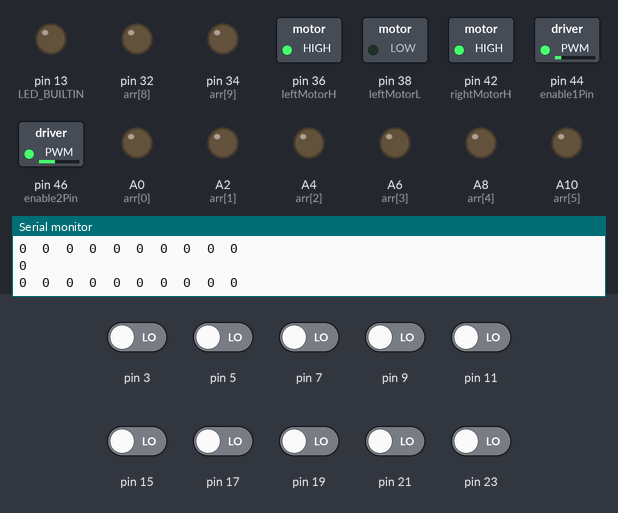
A sketch run on a simulated Arduino Mega 2560, built with avr-gcc and run on an emulated ATmega2560. Shown: switched loads named in the sketch (green lamp = pin HIGH), output pins drawn as LEDs (lit = HIGH), the last lines printed to the serial monitor. Inputs (shaded band) come from the test bench; at power-on: pin 3, pin 5, pin 7, pin 9, pin 11, pin 15, pin 17, pin 19, pin 21, pin 23 LOW.

Above: at 17.1 s.
17.2 s: pin 3 driven HIGH
At 17.6 s:
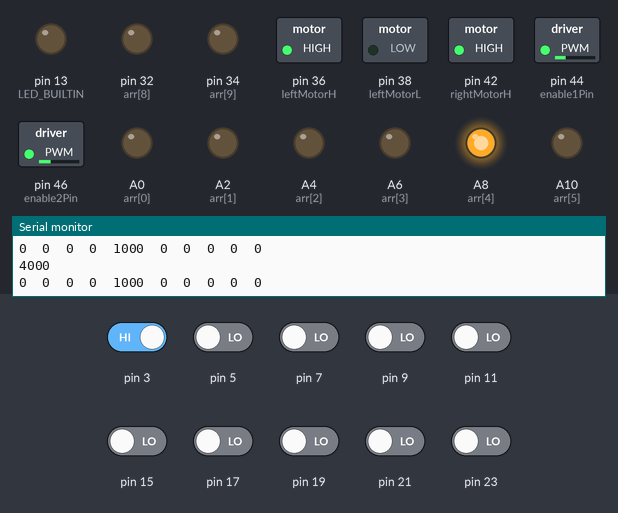
18.7 s: pin 5 driven HIGH
At 19.5 s:
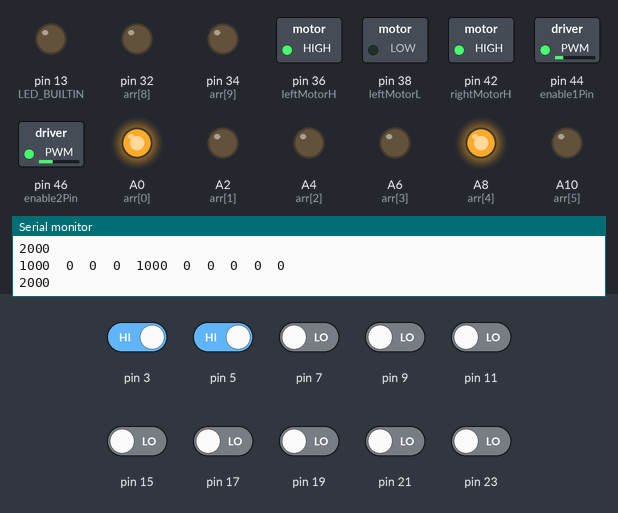
20.2 s: pin 7 driven HIGH
At 20.6 s:
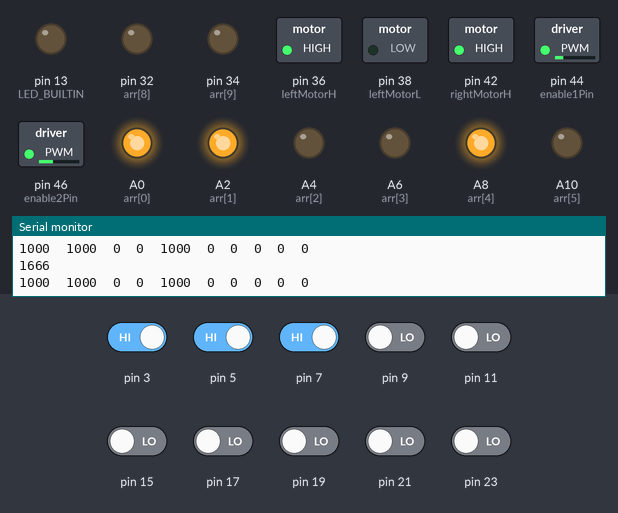
21.7 s: pin 9 driven HIGH
At 22.9 s:
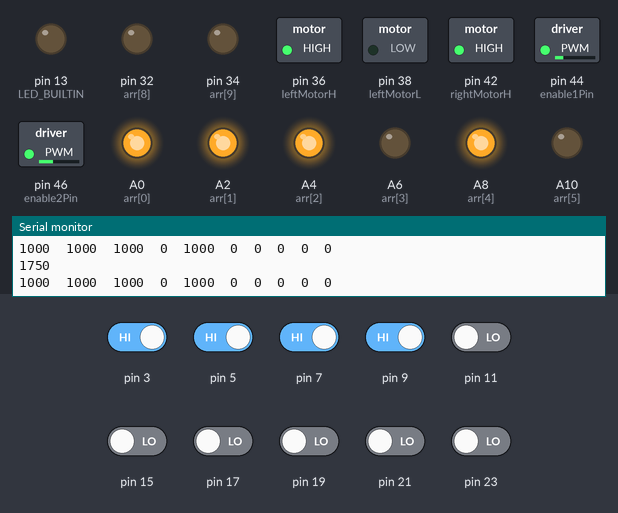
23.2 s: pin 11 driven HIGH
At 23.7 s:
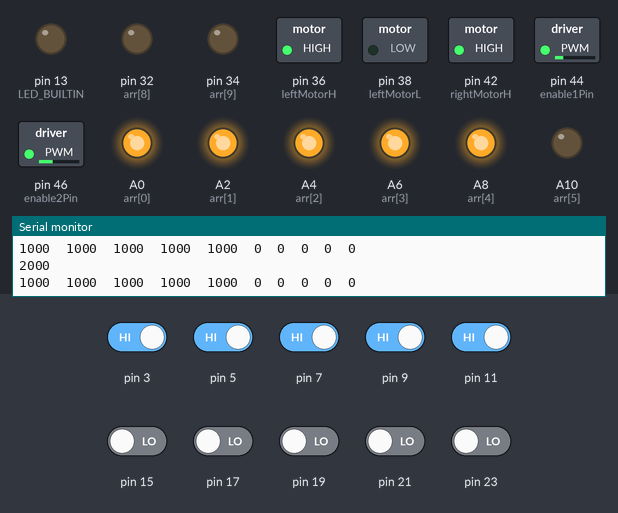
24.7 s: pin 15 driven HIGH
At 25.6 s:
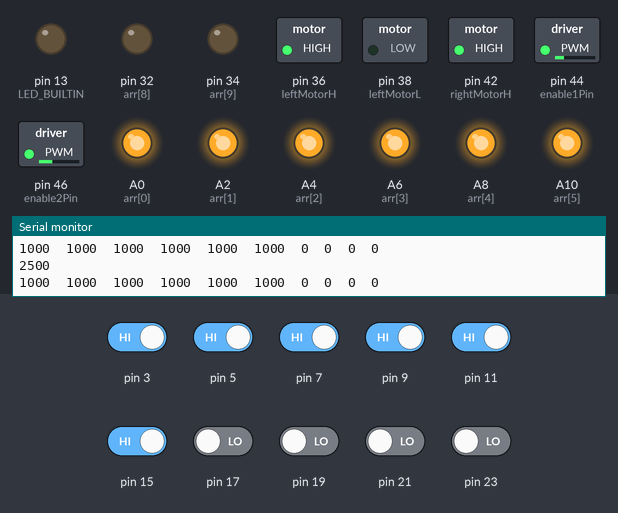
Timing chart, 0 to 27.2 s (numbered marks = the images above; inputs shaded):
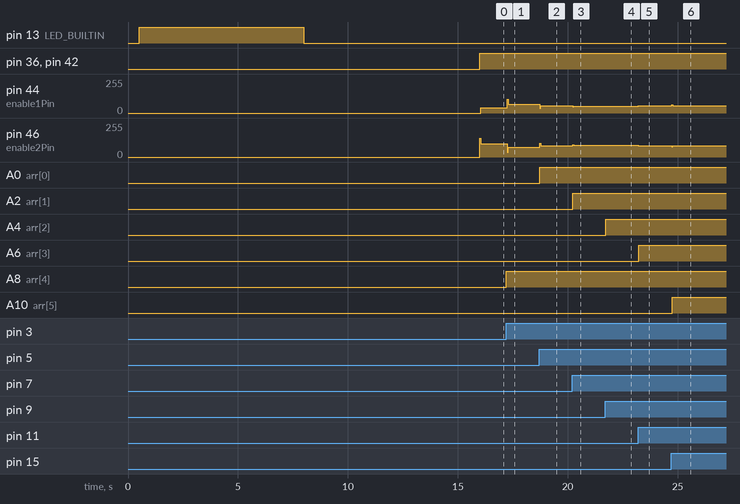

Measured:
- after the input at 17.2 s, pin 44 (enable1Pin): 39/255 → 66/255 at once; pin 46 (enable2Pin): 100/255 → 73/255 at once; A8 (arr[4]): LOW → HIGH at once
- after the input at 18.7 s, pin 44 (enable1Pin): 66/255 → 53/255 at once; pin 46 (enable2Pin): 73/255 → 86/255 at once; A0 (arr[0]): LOW → HIGH at once
- after the input at 20.2 s, pin 44 (enable1Pin): 53/255 → 51/255 at once; pin 46 (enable2Pin): 86/255 → 88/255 at once; A2 (arr[1]): LOW → HIGH at once
- after the input at 21.7 s, pin 44 (enable1Pin): 51/255 → 52/255 at once, → 51/255 0.05 s later; pin 46 (enable2Pin): 88/255 → 87/255 at once, → 88/255 0.05 s later; A4 (arr[2]): LOW → HIGH at once
- after the input at 23.2 s, pin 44 (enable1Pin): 51/255 → 53/255 at once; pin 46 (enable2Pin): 88/255 → 86/255 at once; A6 (arr[3]): LOW → HIGH at once
- after the input at 24.7 s, pin 44 (enable1Pin): 53/255 → 56/255 at once; pin 46 (enable2Pin): 86/255 → 83/255 at once; A10 (arr[5]): LOW → HIGH after 0.06 s

The sketch:

updated.ino
```cpp
#include <QTRSensors.h>
#define kp 0.0067  // find the best value speed controll
#define ki 0
#define kd 0.009

int in1 = 30, in2 = 28, in3 = 26, in4 = 24, pwm1 = 46, pwm2 = 44;
int leftMotorH =36;  //pin2
int leftMotorL =38;  //pin1
int enable1Pin =44;
int rightMotorH =42; //pin3
int rightMotorL = 40; // pin4
int enable2Pin = 46;
float thres=500;

String path;
int threshold_value[12];
int min_value[12];
int max_value[12];

int arr[] = {A0,A2,A4,A6,A8,A10,A12,A14,32,34};

QTRSensors qtr;

const uint8_t SensorCount = 10;
uint16_t sensorValues[SensorCount];

void setup()
{
  Serial.begin(9600);
  for(int i=0;i<10;i++){
    pinMode(arr[i],OUTPUT);
  }
  Calibration();
  motor_setup();


}
int i=0; //char s[100];
String s ;
void loop()
{qtr.readCalibrated(sensorValues);

//Run(1,70,1);
  //Run(2,70,1);
  Read_Values();
  if(sensorValues[9] > threshold_value[9] && sensorValues[7] > threshold_value[7] && sensorValues[5] > threshold_value[5]){
    wait();
    right_90();
  }/*
  if(s[0] == '1' && s[2] == '1' &&s[4]== '1'){
    wait();
    left_90();
  }
  else*/
  pid();
}

void wait(){
  Run(1,50,1);
  Run(2,50,1);delay(200);
  Run(1,50,0);
  Run(2,50,0);delay(100);
  Run(1,0,0);
  Run(2,0,0);delay(1500);
}


void motor_setup(){
  pinMode(leftMotorH, OUTPUT);
  pinMode(leftMotorL, OUTPUT);
  pinMode(enable1Pin, OUTPUT);
  pinMode(rightMotorH, OUTPUT);
  pinMode(rightMotorL, OUTPUT);
  pinMode(enable2Pin, OUTPUT);

}
```

IR.ino
```cpp
//Funtion
void Calibration(){
    qtr.setTypeRC();
  qtr.setSensorPins((const uint8_t[]){5, 7, 9, 11,3, 15, 17, 19,21,23}, SensorCount);

  delay(500);
  pinMode(LED_BUILTIN, OUTPUT);
  digitalWrite(LED_BUILTIN, HIGH);

  for (uint16_t i = 1; i <= 300; i++)
  {
    qtr.calibrate();
  }
  digitalWrite(LED_BUILTIN, LOW);

  calibrate();
}

//Funtion

int Read_Values(){
  String str;qtr.readCalibrated(sensorValues);
  uint16_t Position = qtr.readLineBlack(sensorValues);
  Serial.print(Position);Serial.println('\t');
  for (int i = 0; i < SensorCount; i++)
  {
    if (sensorValues[i] > threshold_value[i]){
       str += '1';
       digitalWrite(arr[i],1);
    }
    else {
      digitalWrite(arr[i],0);
      str += '0';
    }
    Serial.print(sensorValues[i]);Serial.print("  ");
  }s = str;
  //Serial.print(str);
  Serial.println("");

}
```

PID.ino
```cpp
 float motor_speed,speed=70,left_motor_speed,right_motor_speed,MaxSpeed=150;
  //float kp = speed / 4500;
  int error,last_error=0;
void pid(){

  uint16_t position_black = qtr.readLineBlack(sensorValues);
  error=position_black-4500;
  float P=error;
  float I=I+error;
  float D=error-last_error;
  last_error=error;
  motor_speed = kp * P + ki * I + kd * D;
  left_motor_speed=speed+motor_speed;
  right_motor_speed=speed-motor_speed;
  if (right_motor_speed > MaxSpeed) right_motor_speed = MaxSpeed;  // prevent the motor from going beyond max speed
  if (left_motor_speed > MaxSpeed) left_motor_speed = MaxSpeed;    // prevent the motor from going beyond max speed
  if (right_motor_speed < 0) right_motor_speed = 0;
  if (left_motor_speed < 0) left_motor_speed = 0;
//  Serial.print("    ");
  //Serial.print(left_motor_speed);
  //Serial.print("    ");
  //Serial.println(right_motor_speed);
  Run(1,left_motor_speed,1);
  Run(2,right_motor_speed,1);

}
```

RUN.ino
```cpp
bool pin1,pin2;

void Run(int motor,float speed,int direction){
  if(direction==1){
    pin1=HIGH;
    pin2=LOW;
  }
  if(direction==0){
    pin1=LOW;
    pin2=HIGH;
  }
  if(motor==1){
    digitalWrite(leftMotorH, pin1);
    digitalWrite(leftMotorL, pin2);
    //ledcWrite(pwmChannel, speed);
    analogWrite( enable1Pin,speed);
  }
  if(motor==2){
    digitalWrite(rightMotorH,pin1);
    digitalWrite(rightMotorL,pin2);
    //ledcWrite(pwmChannel2,speed);
    analogWrite(enable2Pin,speed);
  }
}


void left_90() {
  int i;//wait();delay(500);
for (i = 1; i < 500; i++) {
    Run(1, 70, 0);  //left
    Run(2, 70, 1); //delay(20);
    //delay(100); //right
    uint16_t Position = qtr.readLineBlack(sensorValues);
    if (s[4] == '1' && s[5] == '1'){
      Run(1, 70, 1);  //left
      Run(2, 70, 0);delay(100);
      Run(1, 0, 1);  //left
      Run(2, 0, 0);delay(1000);
      break;
    }
  }
}
void right_90() {
  int i;//
  for (i = 1; i < 500; i++) {
    Run(1, 70, 1);  //left
    Run(2, 70, 0);  //right
    //delay(20);
    uint16_t Position = qtr.readLineBlack(sensorValues); //Serial.print("   ");Serial.print(Position);
    Read_Values();
    if (s[4] == '1' && s[5] == '1') {
      Run(1, 70, 0);  //left
      Run(2, 70, 1);delay(100);
      Run(1, 0, 0);  //left
      Run(2, 0, 1);delay(1000);
    break;
    }
  }
}

void u_turn() {
  int i;
  for (i = 1; i < 60; i++) {
    Run(1, 150, 0);
    Run(2, 150, 1);
    delay(20);
    uint16_t Position = qtr.readLineBlack(sensorValues); //Serial.print("   ");Serial.print(Position);
    if (Position > 4000 && Position < 5000) break;
  }
}


void right_30() {
  int i;//
  for (i = 1; i < 500; i++) {
    Run(1, 150, 1);  //left
    Run(2, 0, 0);delay(10000);  //right
    //delay(100);
    uint16_t Position = qtr.readLineBlack(sensorValues); //Serial.print("   ");Serial.print(Position);
    if (Position > 4000 && Position < 5000) {
      //break;
      Run(1, 0, 0);  //left
    Run(2, 0, 1);delay(10000);
    }
  }
}
```

new_cali.ino
```cpp
void  calibrate()
{

  for(int i=0;i<SensorCount;i++)
  {
     min_value[i]=1005;
     max_value[i]=0;
     Serial.print(min_value[i]);Serial.print(" ");
     Serial.println(max_value[i]);
  }
  for( int i=0;i<3000;i++)
  {
    qtr.readCalibrated(sensorValues);
    for(int i=0;i<SensorCount;i++)
    {
      if(sensorValues[i]<min_value[i])
      {
        min_value[i]=sensorValues[i];
      }
    if(sensorValues[i]>max_value[i])
      {
        max_value[i]=sensorValues[i];
      }
     // Serial.print(min_value[i]);Serial.print(" ");
     //Serial.println(max_value[i]);
      //Serial.print(sensorValues[i]);Serial.print("  ");
    }//Serial.println("");
  }
  for(int i=0;i<SensorCount;i++)
  {
    Serial.print(min_value[i]);Serial.print("    ");
    Serial.print(max_value[i]);Serial.print("    ");
    threshold_value[i]=((min_value[i]+max_value[i])/2);
    Serial.println(threshold_value[i]);
  }Serial.println("");
}
```
